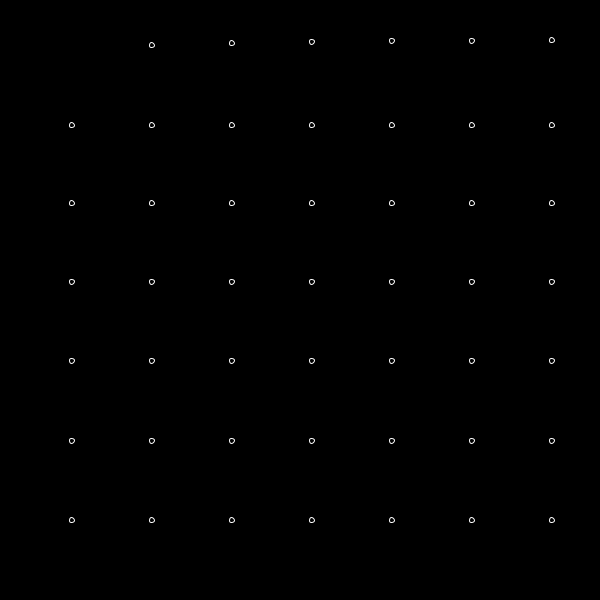
Frame 1 (no input)
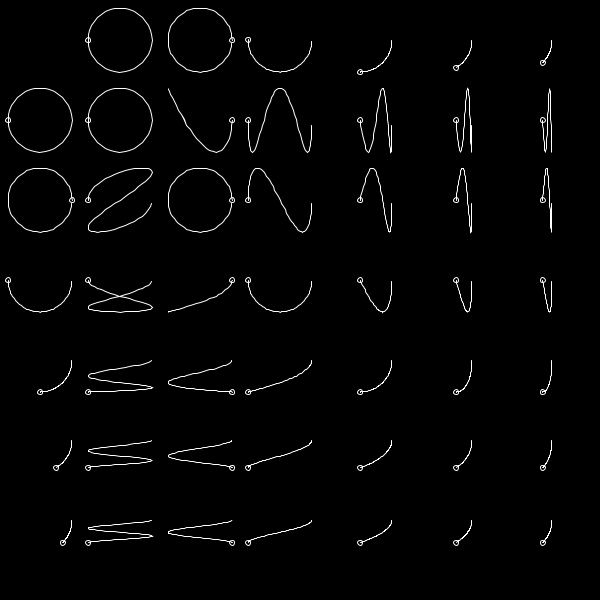
Frame 60 (the mouse pressed at the canvas centre just before this capture)
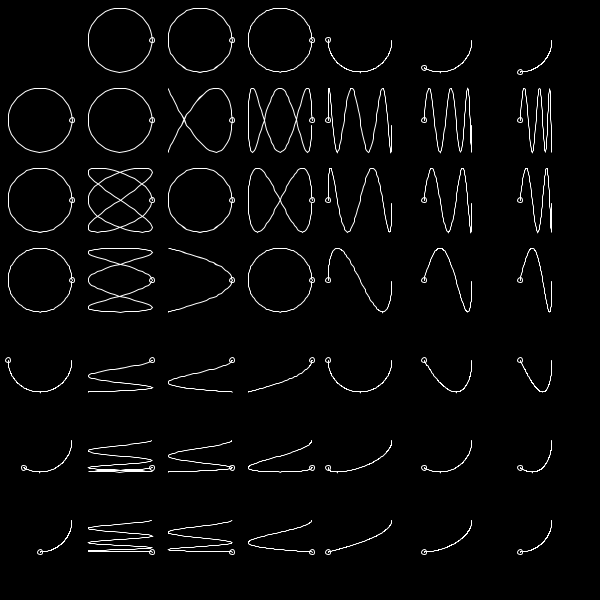
Frame 120 (the mouse held since frame 60 and released just before this capture)

The Processing sketch that drew these frames (run headless with seeded random() and noise(); from frame 60 on, the mouse is pressed at the canvas centre):

// Processing sketch: LissajousCurves
// ── LissajousCurves.pde


// #region - Setup

float deltaTime;
float[][] guideCurves;
PVector startPos;
float size;
ArrayList<Curve> guideCurvesX;
ArrayList<Curve> guideCurvesY;
ArrayList<Curve> curves;


void setup() {
  size(600, 600);
  stroke(255);
  noFill();
  setupCurves();
}

void setupCurves() {
  guideCurves = new float[][] {
    {3, 2, 1, 1 / 2.0, 1 / 3.0, 1 / 4.0},
    {3, 2, 1, 1 / 2.0, 1 / 3.0, 1 / 4.0},
  };
  startPos = new PVector(0, 0);
  size = 80;
  guideCurvesX = new ArrayList<Curve>();
  guideCurvesY = new ArrayList<Curve>();
  curves = new ArrayList<Curve>();


  for (int x = 0; x < guideCurves[0].length; x++) {
    guideCurvesX.add(new Curve(
      new PVector(startPos.x + size/2 + (x+1)*size, startPos.y + size/2),
      size*0.8,
      true,
      guideCurves[0][x],
      guideCurves[0][x]
    ));
  }
  for (int y = 0; y < guideCurves[1].length; y++) {
    guideCurvesY.add(new Curve(
      new PVector(startPos.x + size/2, startPos.y + size/2 + (y+1)*size),
      size*0.8,
      true,
      guideCurves[1][y],
      guideCurves[1][y]
    ));
    for (int x = 0; x < guideCurves[0].length; x++) {
      curves.add(new Curve(
        new PVector(startPos.x + size/2 + size*(x+1), startPos.y + size/2 + (y+1)*size),
      size*0.8,
        false,
        x,
        y
      ));
    }
  }
}

// #endregion


// #region - Update

void draw() {
  background(0);
  deltaTime = 1/120.0;

  for (Curve c : guideCurvesX) {
    c.update();
  }
  for (Curve c : guideCurvesY) {
    c.update();
  }
  for (Curve c : curves) {
    c.update();
  }
}

// #endregion


class Curve {

  // #region - Setup

  PVector pos;
  float radius;
  boolean guide;
  float xP;
  float yP;
  int iX;
  int iY;

  PVector pointDir;
  ArrayList<PVector> pointPath;


  Curve(PVector pos_, float radius_, boolean guide_, float x, float y) {
    pos = pos_;
    radius = radius_;
    guide = guide_;
    if (guide) {
      xP = x;
      yP = y;
    } else {
      iX = (int)x;
      iY = (int)y;
    }

    pointDir = new PVector(0, 0);
    pointPath = new ArrayList<PVector>();
  }

  // #endregion


  // #region - Update

  void update() {
    updatePointDir();
    show();
  }


  void updatePointDir() {
    if (guide) {
      pointDir.x = radius/2 * cos(frameCount*TWO_PI*deltaTime*xP);
      pointDir.y = radius/2 * sin(frameCount*TWO_PI*deltaTime*yP);
    } else {
      pointDir.x = guideCurvesX.get(iX).pointDir.x;
      pointDir.y = guideCurvesY.get(iY).pointDir.y;
    }
    if (frameCount*deltaTime*xP < 1); {
      pointPath.add(pointDir.copy());
    }
  }


  void show() {
    ellipse(pos.x + pointDir.x, pos.y + pointDir.y, 5, 5);
    beginShape();
    for (int i = 0; i < pointPath.size(); i++) {
      PVector p = pointPath.get(i);
      vertex(pos.x + p.x, pos.y + p.y);
    }
    endShape();
  }

  // #endregion
}
